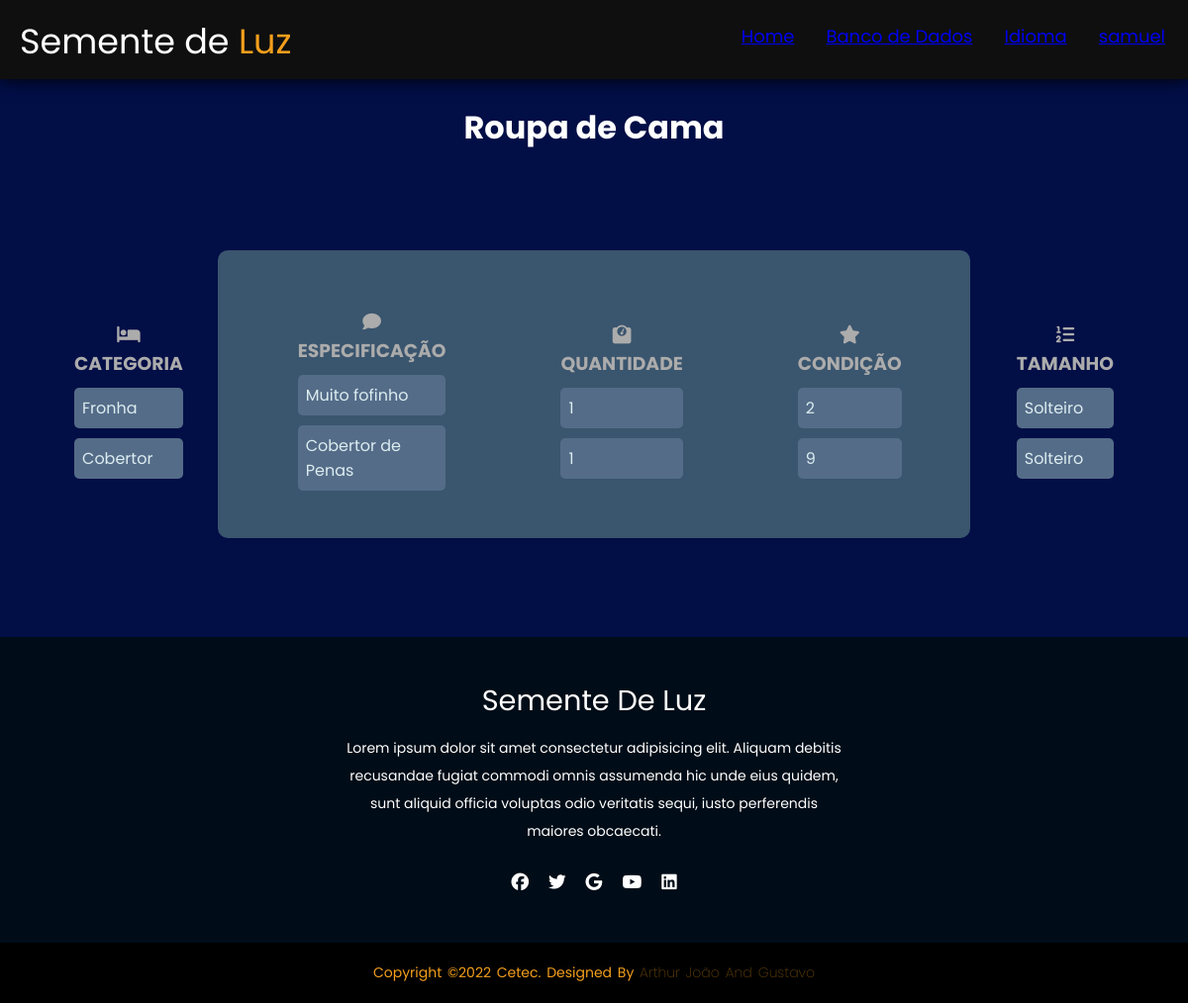
/estoque/verroupacama/ (signed in), run on an earlier commit of the app's database.
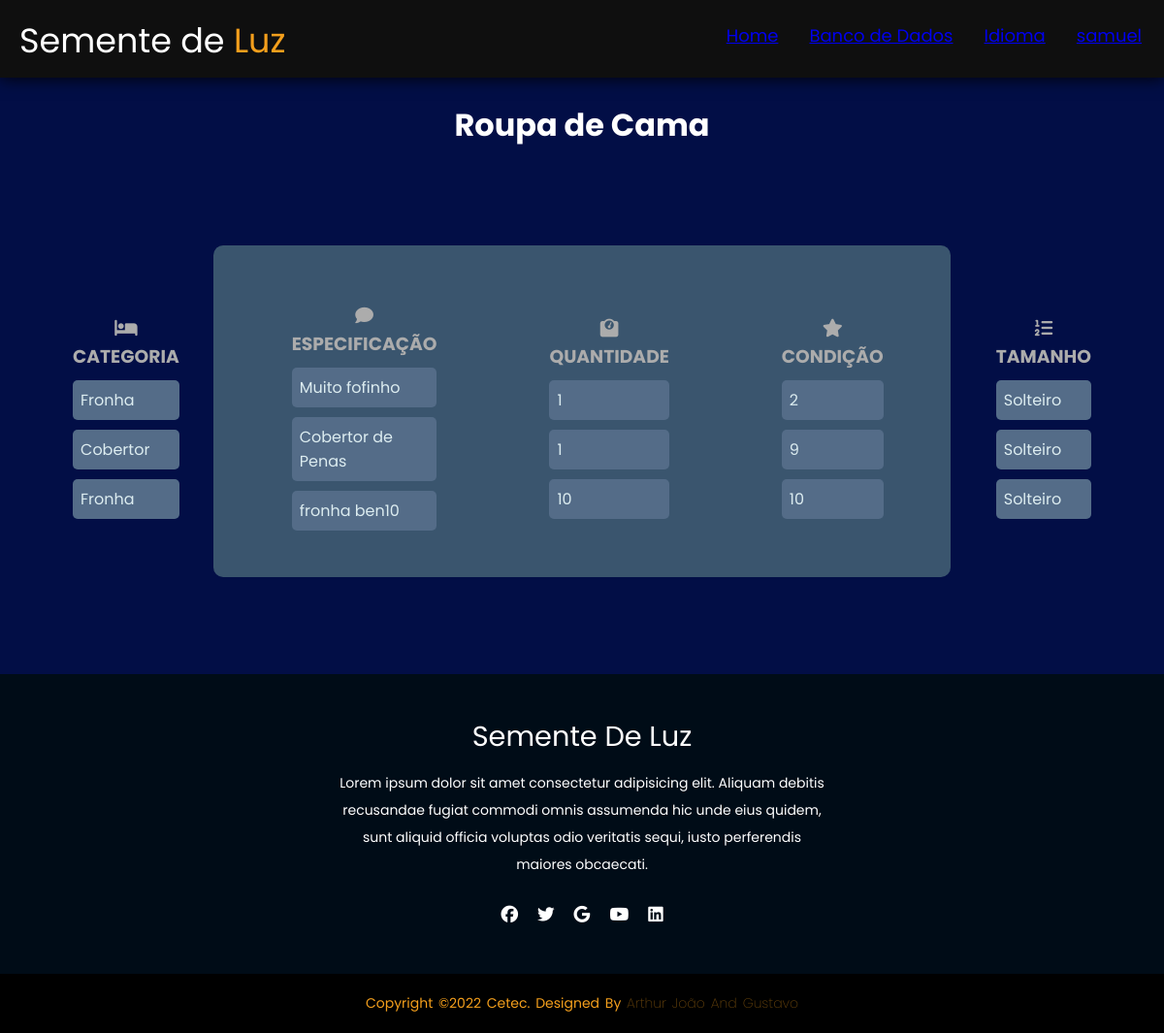
And on a later commit of the database.
### estoque/models.py (models this page shows, shortened)
class Roupacama (models.Model):
    tipos = models.CharField (max_length = 30, choices=ROUPACAMA_CHOICES, null=True)
    descr = models.CharField (max_length=30, null=True)
    cor = models.CharField (max_length = 30, null=True)
    qntd = models.IntegerField(null=True)
    tamanho = models.CharField(max_length = 10, choices=TAMANHOROUPACAMA_CHOICES, null=True)
    condicao = models.IntegerField(choices=CONDICAO_CHOICES, null=True)

### estoque/views.py (the view)
class VerRoupaCamaView(ListView):
    model= Roupacama
    template_name = 'ver_roupacama.html'

### estoque/templates/ver_roupacama.html (shortened to what this page needs)
{% load static %}
<!DOCTYPE html>
<html lang="en">
<head>
    <link rel="stylesheet" type="text/css" href='{% static "/css/ver_estoque.css" %}'>
</head>
<body>
    <header>
        <div class="logo">
            Semente de <span>Luz</span></div>
            <ul>
                <li><a href="{%url 'home' %}">Home</li></a>
                <li><a href="/estoque/escolha">Banco de Dados</li></a>
                <li><a href="/estoque/language/"> Idioma</li></a>
                <li>
                    <a href="/estoque/perfil">{{request.user}}</a>
                </li>
            </ul>
    </header>
    <br>
    <h1>Roupa de Cama</h1>
    <div class="card">
        <div class="card2">
            <div class="textfield">
                <h3><i class="fa-solid fa-bed"></i> Categoria </h3>
                    {% for Roupacama in object_list %}
                        <p class="text">{{Roupacama.tipos}}</p>
                    {% endfor %}
            </div>
            </div>
            <div class="card2">
                <div class="textfield">
                    <h3><i class="fa-solid fa-comment"></i> Especificação </h3>
                    {% for Roupacama in object_list %}
                        <p class="text">{{Roupacama.descr}}</p>
                    {% endfor %}
                </div>
                </div>
                <div class="card2">
                    <div class="textfield">
                        <h3><i class="fa-solid fa-weight-scale"></i> Quantidade </h3>
                        {% for Roupacama in object_list %}
                            <p class="text">{{Roupacama.qntd}}</p>
                        {% endfor %}
                    </div>
                    </div>
                    <div class="card2">
                        <div class="textfield">
                            <h3><i class="fa-solid fa-star"></i> Condição </h3>
                            {% for Roupacama in object_list %}
                                <p class="text">{{Roupacama.condicao}}</p>
                            {% endfor %}
                        </div>
                    </div>
                    <div class="card2">
                        <div class="textfield">
                            <h3><i class="fa-solid fa-list-ol"></i> Tamanho </h3>
                            {% for Roupacama in object_list %}
                                <p class="text">{{Roupacama.tamanho}}</p>
                            {% endfor %}
                        </div>
                    </div>
    </div>
    <footer>
        <div class="footer-content">
            <h3>Semente de Luz</h3>
            <p>Lorem ipsum dolor sit amet consectetur adipisicing elit. Aliquam debitis recusandae fugiat commodi omnis assumenda hic unde eius quidem, sunt aliquid officia voluptas odio veritatis sequi, iusto perferendis maiores obcaecati.</p>
            <ul class="socials">
                <li><a href="#"><i class="fa-brands fa-facebook"></i></a></li>
                <li><a href="#"><i class="fa-brands fa-twitter"></i></a></li>
                <li><a href="#"><i class="fa-brands fa-google"></i></a></li>
                <li><a href="#"><i class="fa-brands fa-youtube"></i></a></li>
                <li><a href="#"><i class="fa-brands fa-linkedin"></i></a></li>
            </ul>
        </div>
        <div class="footer-bottom">
            <p>copyright &copy;2022 Cetec. designed by <span>Arthur João and Gustavo</span></p>
        </div>
    </footer>
</body>
</html>

What changed in the data, as far as the page shows it:
added Roupacama: tipos "Fronha", descr "fronha ben10", qntd "10", condicao "10", tamanho "Solteiro"
